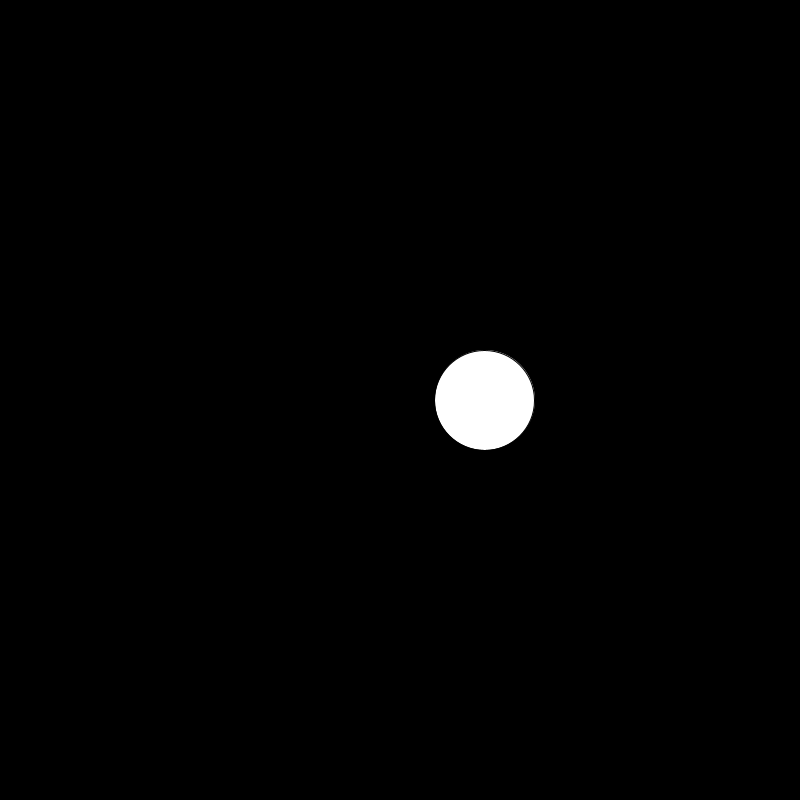
Frame 1 (no input)
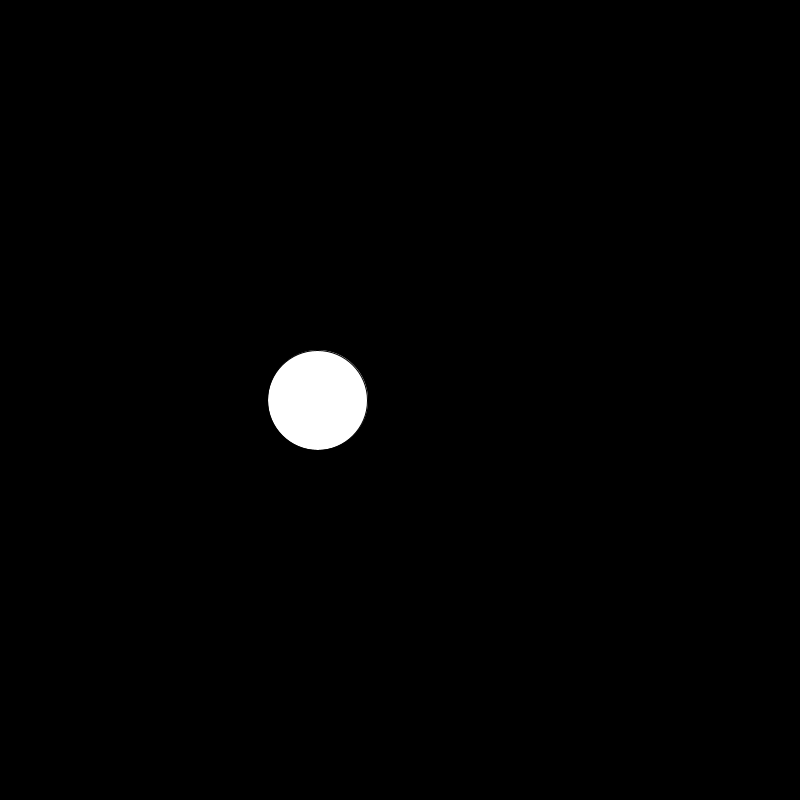
Frame 60 (the mouse pressed at the canvas centre just before this capture)
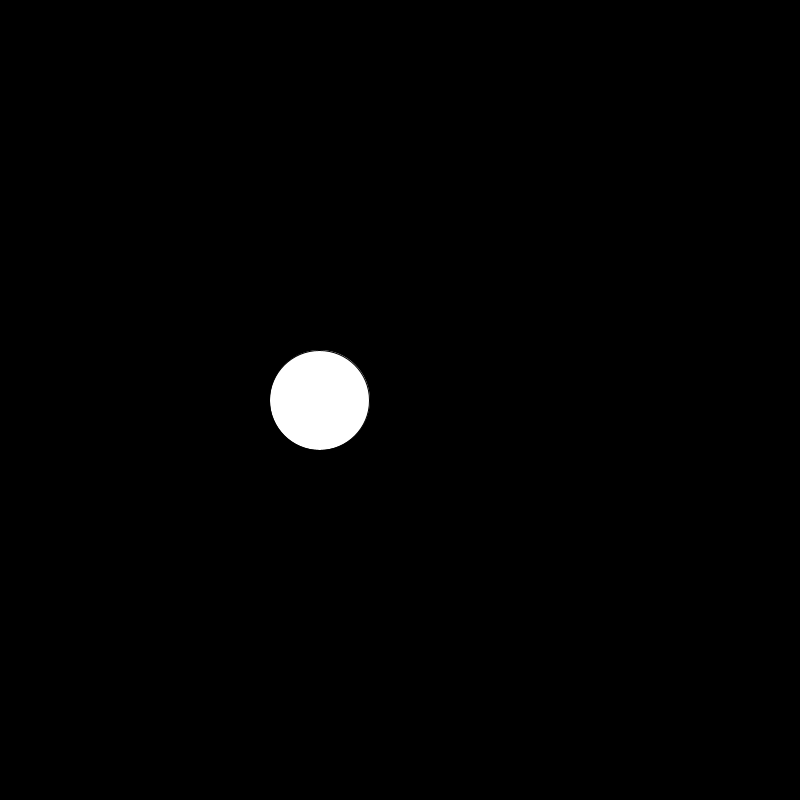
Frame 120 (the mouse held since frame 60 and released just before this capture)

The Processing sketch that drew these frames (run headless with seeded random() and noise(); from frame 60 on, the mouse is pressed at the canvas centre):

// Processing sketch: noiseDemo
// ── noiseDemo.pde
float x;
float time;

void setup() {
  size(800, 800);
  time = 0;
}

void draw() {
  background(0);
  
  fill(255);
  x = noise(time);
  x = map(x, 0, 1, 0, width);
  time += 0.01;
  
  ellipse(x, height/2, 100, 100);
}
